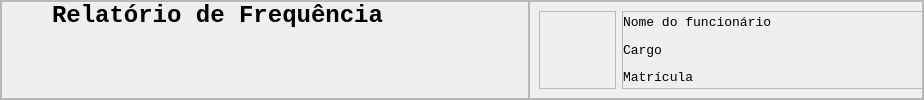
            <widget class="QFrame" name="info_bar_grid_2">
             <property name="minimumSize">
              <size>
               <width>924</width>
               <height>100</height>
              </size>
             </property>
             <property name="maximumSize">
              <size>
               <width>924</width>
               <height>100</height>
              </size>
             </property>
             <property name="frameShape">
              <enum>QFrame::StyledPanel</enum>
             </property>
             <property name="frameShadow">
              <enum>QFrame::Raised</enum>
             </property>
             <layout class="QHBoxLayout" name="horizontalLayout_17">
              <property name="spacing">
               <number>0</number>
              </property>
              <property name="leftMargin">
               <number>0</number>
              </property>
              <property name="topMargin">
               <number>0</number>
              </property>
              <property name="rightMargin">
               <number>0</number>
              </property>
              <property name="bottomMargin">
               <number>0</number>
              </property>
              <item>
               <widget class="QFrame" name="title_marc_grid_2">
                <property name="maximumSize">
                 <size>
                  <width>530</width>
                  <height>100</height>
                 </size>
                </property>
                <property name="frameShape">
                 <enum>QFrame::StyledPanel</enum>
                </property>
                <property name="frameShadow">
                 <enum>QFrame::Raised</enum>
                </property>
                <layout class="QVBoxLayout" name="verticalLayout_45">
                 <property name="spacing">
                  <number>0</number>
                 </property>
                 <property name="leftMargin">
                  <number>50</number>
                 </property>
                 <property name="topMargin">
                  <number>0</number>
                 </property>
                 <property name="rightMargin">
                  <number>0</number>
                 </property>
                 <property name="bottomMargin">
                  <number>0</number>
                 </property>
                 <item alignment="Qt::AlignTop">
                  <widget class="QLabel" name="title_marc_text_2">
                   <property name="font">
                    <font>
                     <family>Lucida Console</family>
                     <pointsize>18</pointsize>
                     <weight>75</weight>
                     <bold>true</bold>
                    </font>
                   </property>
                   <property name="text">
                    <string>Relatório de Frequência</string>
                   </property>
                  </widget>
                 </item>
                </layout>
               </widget>
              </item>
              <item>
               <widget class="QFrame" name="func_info_grid_2">
                <property name="minimumSize">
                 <size>
                  <width>0</width>
                  <height>0</height>
                 </size>
                </property>
                <property name="maximumSize">
                 <size>
                  <width>394</width>
                  <height>100</height>
                 </size>
                </property>
                <property name="frameShape">
                 <enum>QFrame::StyledPanel</enum>
                </property>
                <property name="frameShadow">
                 <enum>QFrame::Raised</enum>
                </property>
                <layout class="QHBoxLayout" name="horizontalLayout_18">
                 <item alignment="Qt::AlignHCenter">
                  <widget class="QFrame" name="frame_38">
                   <property name="maximumSize">
                    <size>
                     <width>90</width>
                     <height>16777215</height>
                    </size>
                   </property>
                   <property name="frameShape">
                    <enum>QFrame::StyledPanel</enum>
                   </property>
                   <property name="frameShadow">
                    <enum>QFrame::Raised</enum>
                   </property>
                   <layout class="QVBoxLayout" name="verticalLayout_46">
                    <property name="spacing">
                     <number>0</number>
                    </property>
                    <property name="leftMargin">
                     <number>0</number>
                    </property>
                    <property name="topMargin">
                     <number>0</number>
                    </property>
                    <property name="rightMargin">
                     <number>0</number>
                    </property>
                    <property name="bottomMargin">
                     <number>0</number>
                    </property>
                    <item>
                     <widget class="QLabel" name="user_icon3_2">
                      <property name="minimumSize">
                       <size>
                        <width>75</width>
                        <height>75</height>
                       </size>
                      </property>
                      <property name="maximumSize">
                       <size>
                        <width>75</width>
                        <height>75</height>
                       </size>
                      </property>
                      <property name="text">
                       <string/>
                      </property>
                      <property name="pixmap">
                       <pixmap resource="icons.qrc">:/icons/telas e icons/icons/Bianca/Icones e Imagens/IconeFuncionario.svg</pixmap>
                      </property>
                      <property name="scaledContents">
                       <bool>true</bool>
                      </property>
                      <property name="alignment">
                       <set>Qt::AlignCenter</set>
                      </property>
                     </widget>
                    </item>
                   </layout>
                  </widget>
                 </item>
                 <item>
                  <widget class="QFrame" name="user_info_2">
                   <property name="minimumSize">
                    <size>
                     <width>394</width>
                     <height>0</height>
                    </size>
                   </property>
                   <property name="maximumSize">
                    <size>
                     <width>394</width>
                     <height>100</height>
                    </size>
                   </property>
                   <property name="frameShape">
                    <enum>QFrame::StyledPanel</enum>
                   </property>
                   <property name="frameShadow">
                    <enum>QFrame::Raised</enum>
                   </property>
                   <layout class="QVBoxLayout" name="verticalLayout_47">
                    <property name="leftMargin">
                     <number>0</number>
                    </property>
                    <property name="topMargin">
                     <number>0</number>
                    </property>
                    <property name="rightMargin">
                     <number>0</number>
                    </property>
                    <property name="bottomMargin">
                     <number>0</number>
                    </property>
                    <item>
                     <widget class="QLabel" name="username_txt_2">
                      <property name="font">
                       <font>
                        <family>Lucida Console</family>
                        <pointsize>10</pointsize>
                        <weight>50</weight>
                        <bold>false</bold>
                       </font>
                      </property>
                      <property name="text">
                       <string>Nome do funcionário</string>
                      </property>
                     </widget>
                    </item>
                    <item>
                     <widget class="QLabel" name="cargo_txt_2">
                      <property name="font">
                       <font>
                        <family>Lucida Console</family>
                        <pointsize>10</pointsize>
                       </font>
                      </property>
                      <property name="text">
                       <string>Cargo</string>
                      </property>
                     </widget>
                    </item>
                    <item>
                     <widget class="QLabel" name="matricula_txt_2">
                      <property name="font">
                       <font>
                        <family>Lucida Console</family>
                        <pointsize>10</pointsize>
                       </font>
                      </property>
                      <property name="text">
                       <string>Matrícula</string>
                      </property>
                     </widget>
                    </item>
                   </layout>
                  </widget>
                 </item>
                </layout>
               </widget>
              </item>
             </layout>
            </widget>
